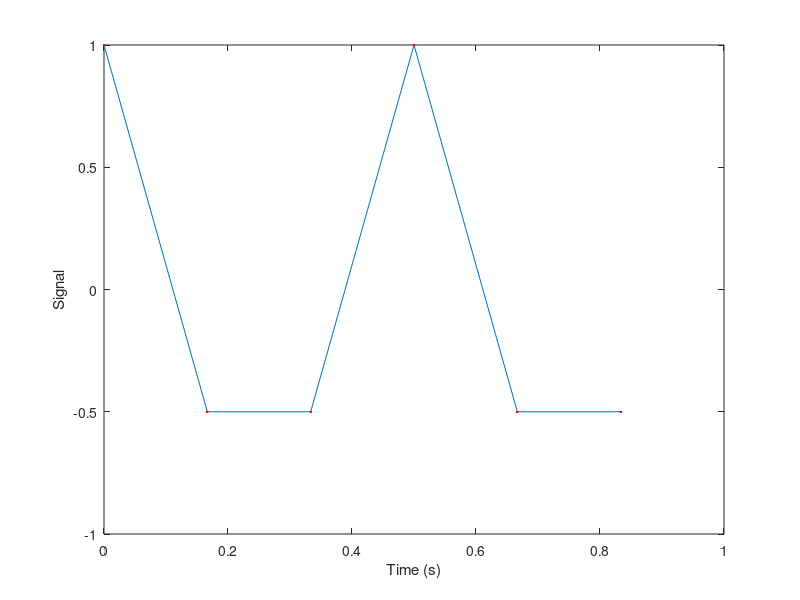

MATLAB code for this plot: (Note: this script raises an error after producing the figure.)
%% Tutorial 0 - sampling
% by Dominic Meads

%% Plotting a Sinusoid
% x(t) = 5*cos(2*pi*2*t) + cos(2*pi*5*t)

fmax = 2;       % max signal frequency
fs = 3*fmax;   % sampling frequency 
Ts = 1/fs;      % sampling period
n = 0:1*fs-1;     % sampling index
t = n*Ts;       % sampling instances

x = 1*cos(2*pi*2*t);

figure('Color',[1 1 1]);
h = plot(t,x);
hold on;
h = plot(t,x,'r.');
xlabel('Time (s)');
ylabel('Signal');

%% Load ICP and Plot

load ICPcomposite;

figure('Color',[1 1 1]);

t = (0:length(x)-1)/(fs*60);
h = plot(t,x);
xlabel('Time (min)');